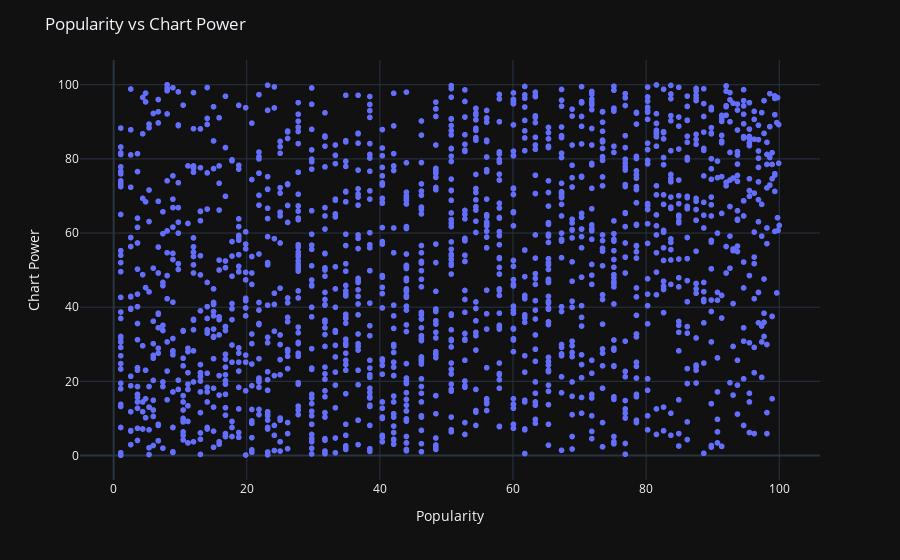

The cell this chart's notebook holds for it:
### Code cell
fig = px.scatter(df_found_copy, x="popularity_percentile", y="chart_power_percentile", hover_data=["name", "artists"])
fig.update_yaxes(categoryorder="array", categoryarray=labels)
fig.update_layout(
    title="Popularity vs Chart Power",
    template="plotly_dark",
    xaxis_title="Popularity",
    yaxis_title="Chart Power"
)
fig.show()

### Figure 1 — Plotly figure (JSON) as saved in the notebook; plotly's stock layout.template omitted (floating-point values rounded to 4 significant figures; data arrays with more than 128 entries replaced by an {"elided": "..."} marker saying what was removed)
{"data": [{"customdata": {"elided": "1729x2 str values"}, "hovertemplate": "popularity_percentile=%{x}<br>chart_power_percentile=%{y}<br>name=%{customdata[0]}<br>artists=%{customdata[1]}<extra></extra>", "legendgroup": "", "marker": {"color": "#636efa", "symbol": "circle"}, "mode": "markers", "name": "", "showlegend": false, "type": "scattergl", "x": {"elided": "1729 float values"}, "xaxis": "x", "y": {"elided": "1729 float values"}, "yaxis": "y"}], "layout": {"legend": {"tracegroupgap": 0}, "margin": {"t": 60}, "title": {"text": "Popularity vs Chart Power"}, "xaxis": {"anchor": "y", "domain": [0, 1], "title": {"text": "Popularity"}}, "yaxis": {"anchor": "x", "categoryarray": ["0 - 10", "11 - 20", "21 - 30", "31 - 40", "41 - 50", "51 - 60", "61 - 70", "71 - 80", "81 - 90", "91 - 100"], "categoryorder": "array", "domain": [0, 1], "title": {"text": "Chart Power"}}}}
